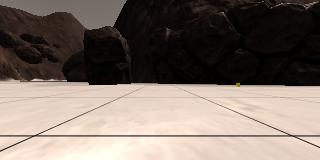
#> input picture calibration_images/example_grid3.jpg, 320 x 160 px
$ jupyter execute --allow-errors Rover_Project_Test_Notebook.ipynb   (shell and % lines are left out)   (older library calls are emulated)
#> lines starting #> are read from the running program, lines starting #| are printed output that depends on the picture
## Rover Project Test Notebook
This notebook contains the functions from the lesson and provides the scaffolding you need to test out your mapping methods.  The steps you need to complete in this notebook for the project are the following:

* First just run each of the cells in the notebook, examine the code and the results of each.
* Run the simulator in "Training Mode" and record some data. Note: the simulator may crash if you try to record a large (longer than a few minutes) dataset, but you don't need a ton of data, just some example images to work with.
* Change the data directory path (2 cells below) to be the directory where you saved data
* Test out the functions provided on your data
* Write new functions (or modify existing ones) to report and map out detections of obstacles and rock samples (yellow rocks)
* Populate the `process_image()` function with the appropriate steps/functions to go from a raw image to a worldmap.
* Run the cell that calls `process_image()` using `moviepy` functions to create video output
* Once you have mapping working, move on to modifying `perception.py` and `decision.py` to allow your rover to navigate and map in autonomous mode!

**Note: If, at any point, you encounter frozen display windows or other confounding issues, you can always start again with a clean slate by going to the "Kernel" menu above and selecting "Restart & Clear Output".**

**Run the next cell to get code highlighting in the markdown cells.**

[cell 1]
#%matplotlib qt
# Choose %matplotlib qt to plot to an interactive window (note it may show up behind your browser)
# Make some of the relevant imports
import cv2
# OpenCV for perspective transform
import numpy as np
import matplotlib.image as mpimg
import matplotlib.pyplot as plt
import scipy.misc # For saving images as needed
import glob  # For reading in a list of images from a folder

print("import done")

# Quick Look at the Data
There's some example data provided in the `test_dataset` folder.  This basic dataset is enough to get you up and running but if you want to hone your methods more carefully you should record some data of your own to sample various scenarios in the simulator.

Next, read in and display a random image from the `test_dataset` folder

[cell 2]
path = '../test_dataset_2/IMG/*'
img_list = glob.glob(path)
# Grab a random image and display it
#> (the rest of this cell did not finish here and is left out)

## Calibration Data
Read in and display example grid and rock sample calibration images.  You'll use the grid for perspective transform and the rock image for creating a new color selection that identifies these samples of interest.

[cell 3]
# In the simulator you can toggle on a grid on the ground for calibration
# You can also toggle on the rock samples with the 0 (zero) key.
# Here's an example of the grid and one of the rocks
example_grid = '../calibration_images/example_grid3.jpg'
example_rock = '../calibration_images/example_rock3.jpg'
grid_img = mpimg.imread(example_grid)
#> grid_img is the input picture: shape (160, 320, 3); mean R, G, B 124.4, 112.2, 103.8
rock_img = mpimg.imread(example_rock)
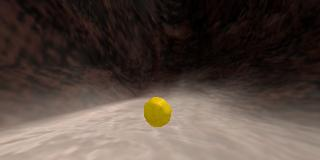
#> input picture calibration_images/example_rock3.jpg, 320 x 160 px
#> rock_img is the input picture: shape (160, 320, 3); mean R, G, B 84.6, 70.9, 62.9

fig = plt.figure(figsize=(12,3))
plt.subplot(121)
plt.imshow(grid_img)
plt.subplot(122)
plt.imshow(rock_img)
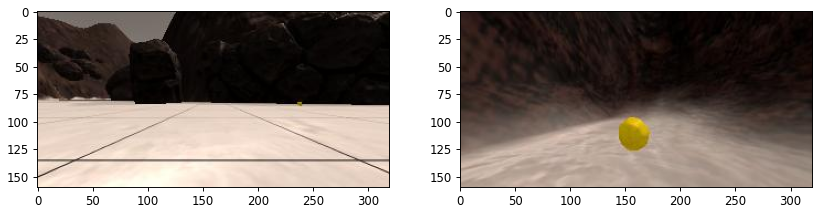
#> figure drawn by matplotlib, 2 panels
